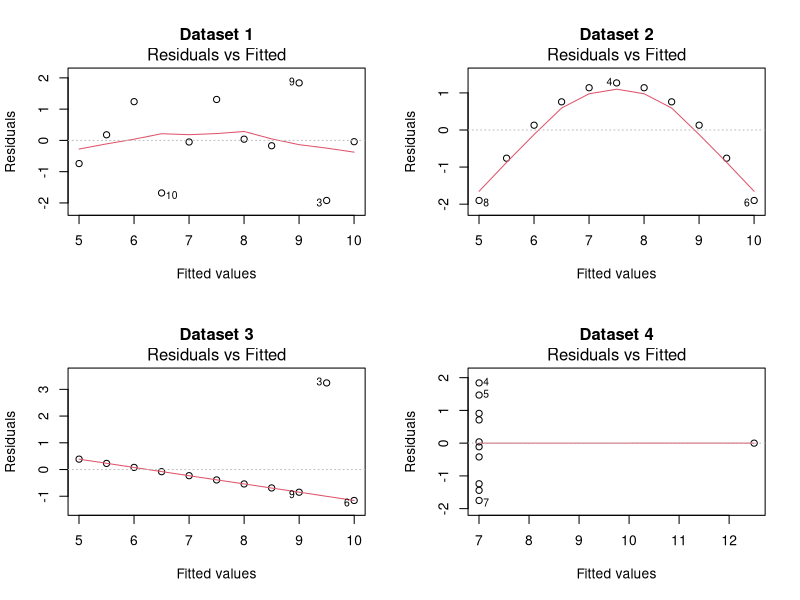
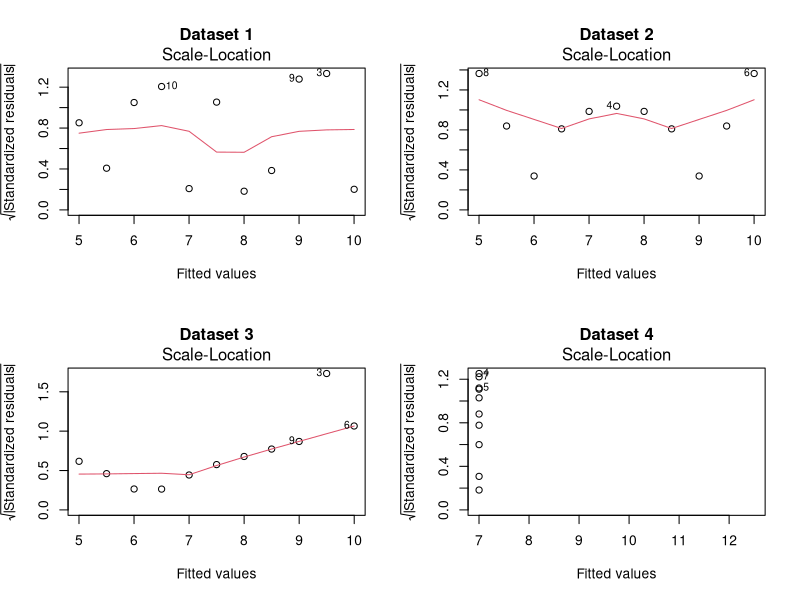
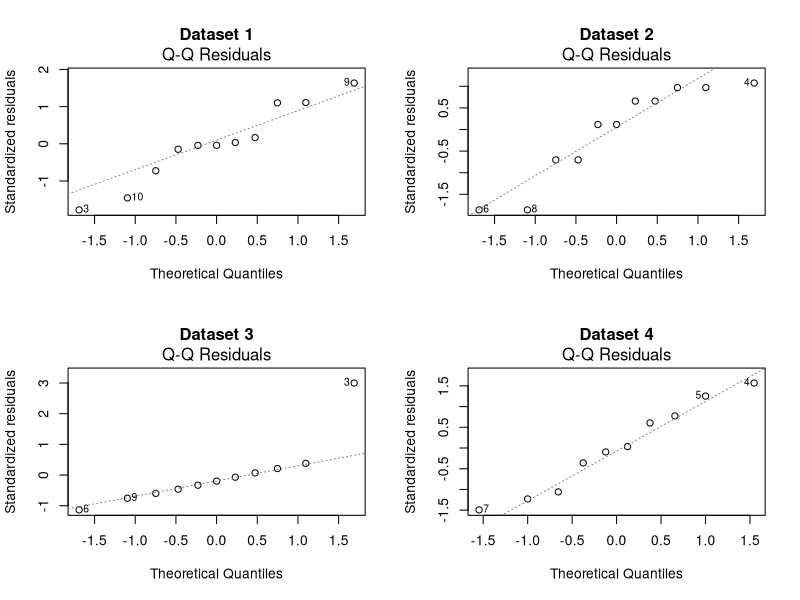

Recreate these plots in R, in order.
## ---- chunk 1
knitr::opts_chunk$set(echo = TRUE,
  fig.path = getOption("mpg.unit05.fig.path", "figures/"),
  fig.width = 10, fig.height = 8, dpi = 120)
## ---- chunk 2
lmodels <- lapply(1:4, function(i) {
  lm(anscombe[, i+4] ~ anscombe[, i])
})
par_org <- par(no.readonly = TRUE)
## ---- chunk 3
par(mfrow = c(2,2))
for(i in 1:4){
  plot(lmodels[[i]], which = 1, main = paste("Dataset", i))
}
## ---- chunk 4
par(mfrow = c(2,2))
for(i in 1:4){
  plot(lmodels[[i]], which = 3, main = paste("Dataset", i))
}
## ---- chunk 5
par(mfrow = c(2,2))
for(i in 1:4){
  plot(lmodels[[i]], which = 2, main = paste("Dataset", i))
}
par(par_org)
## ---- chunk 6
normality_p <- unlist(lapply(lmodels, function(model) {
  shapiro.test(residuals(model))$p.value
}))
data.frame(Dataset = 1:4, p_value = normality_p,
           Below_0.05 = normality_p < 0.05)
## ---- chunk 7
set.seed(42)
chosen_rows <- sample(1:nrow(anscombe), size = 8, replace = FALSE)
one_sample <- anscombe[chosen_rows, ]
subset_model <- lm(one_sample$y1 ~ one_sample$x1)
subset_p <- shapiro.test(residuals(subset_model))$p.value
subset_p
